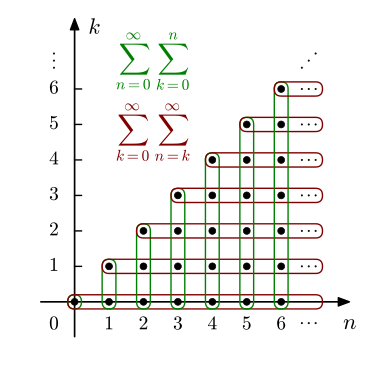

Generate this figure with Python:
import matplotlib.pyplot as plt
import numpy as np
from matplotlib import rc
from matplotlib.patches import FancyBboxPatch

__author__ = 'ernesto'

# if use latex or mathtext
rc('text', usetex=False)

K = 6
t_max = K + 2
t_min = -1

# ticks length
tl = t_max/40
# y tick margin
ytm = 0.6
x_labels_baseline = -0.8
y_labels_center = -0.6
# font size
font_size1 = 16
font_size2 = 14

fig = plt.figure(1, figsize=(4, 4), frameon=False)
ax = fig.add_subplot(111)
plt.ylim(t_min, t_max)
plt.xlim(t_min, t_max)

# axis arrows
plt.annotate("", xytext=(t_min, 0), xycoords='data', xy=(t_max, 0), textcoords='data',
             arrowprops=dict(width=0.2, headwidth=6, headlength=8, facecolor='black', shrink=0.002))
plt.annotate("", xytext=(0, t_min), xycoords='data', xy=(0, t_max), textcoords='data',
             arrowprops=dict(width=0.2, headwidth=6, headlength=8, facecolor='black', shrink=0.002))

# axis labels
plt.text(t_max, x_labels_baseline, r'$n$', fontsize=font_size1, ha='center', va='baseline')
plt.text(0.4, t_max, r'$k$', fontsize=font_size1, ha='left', va='top')


# rectangle of points
for i in np.arange(K+1):
    plt.plot(np.arange(i, K+1), i*np.ones(K-i+1), 'k.', markersize=10)
    p_fancy = FancyBboxPatch((i, 0), 0, i, boxstyle="round,pad=0.2", fc="none", ec=(0, .5, 0), zorder=4)
    ax.add_patch(p_fancy)
    p_fancy = FancyBboxPatch((i, i), K+1-i, 0, boxstyle="round,pad=0.2", fc="none", ec=(0.5, 0, 0), zorder=4)
    ax.add_patch(p_fancy)

# dots
for i in np.arange(1, K + 1):
    plt.plot(K+np.array([0.6, 0.8, 1]), i*np.ones(3), 'k.', markersize=2)
plt.plot(K+np.array([0.6, 0.8, 1]), -0.6*np.ones(3), 'k.', markersize=2)
plt.plot(K+np.array([0.6, 0.8, 1]), K+np.array([0.6, 0.8, 1]), 'k.', markersize=2)
plt.plot(y_labels_center*np.ones(3), K+np.array([0.6, 0.8, 1]), 'k.', markersize=2)

# axis labels and ticks
for i in np.arange(1, K+1):
    plt.text(i, x_labels_baseline, r'${}$'.format(i), fontsize=font_size2, ha='center', va='baseline')
    plt.text(y_labels_center, i, r'${}$'.format(i), fontsize=font_size2, ha='center', va='center')
    # yticks
    plt.plot([0, tl], [i, i], 'k-')
# zero
plt.text(y_labels_center, x_labels_baseline, r'$0$', fontsize=font_size2, ha='center', va='baseline')


plt.text(1.2, 6.5, r'$\sum_{n=0}^{\infty}\;\sum_{k=0}^{n}$', fontsize=font_size1, ha='left', va='baseline',
         color=(0, .5, 0))
plt.text(1.2, 4.5, r'$\sum_{k=0}^{\infty}\;\sum_{n=k}^{\infty}$', fontsize=font_size1, ha='left', va='baseline',
         color=(0.5, 0, 0))


#p_fancy = FancyBboxPatch((4, 0), 0, 4, boxstyle="round,pad=0.2", fc="none", ec=(0., .5, 0.), zorder=4)
#ax.add_patch(p_fancy)

plt.axis('off')
plt.savefig('montmort_matching_double_summation.pdf', bbox_inches='tight')
plt.show()
